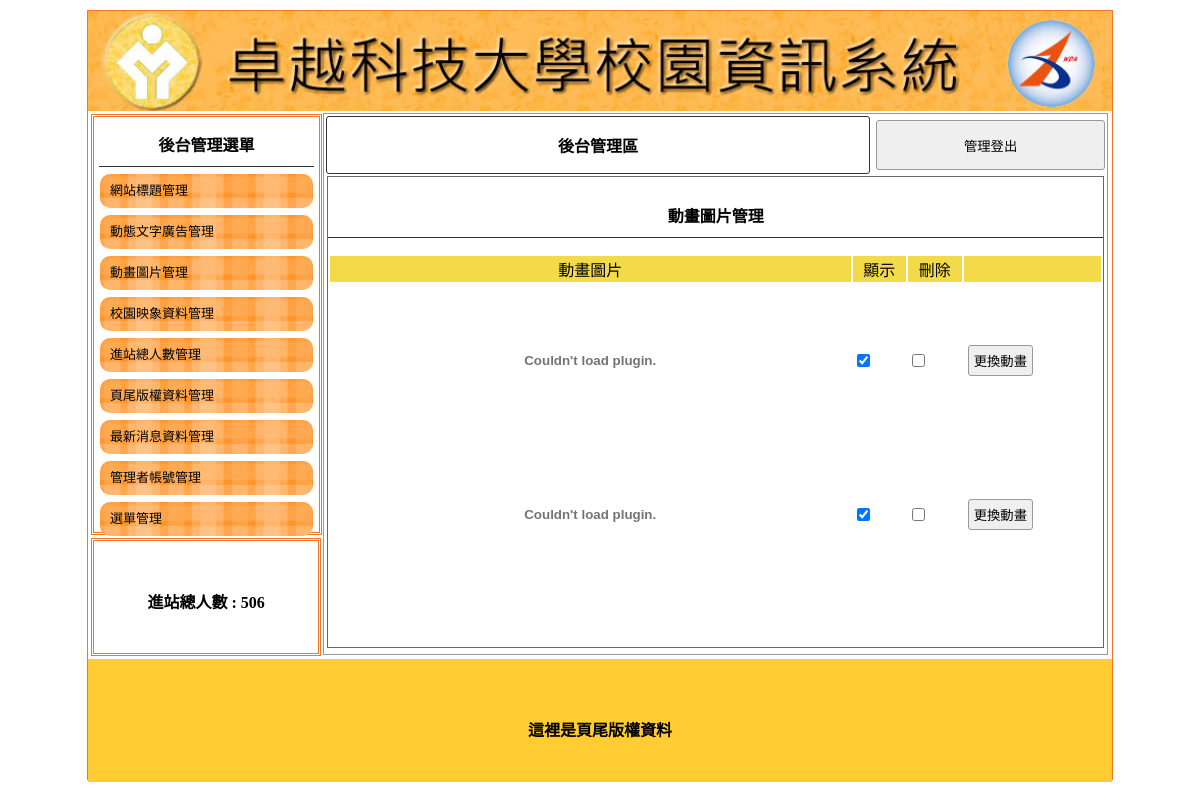
The app's page /admin.php?do=admin&redo=mvim with its own data.
### tables this page shows
CREATE TABLE `title_t3` (
  `id` int(10) UNSIGNED NOT NULL,
  `file` text NOT NULL,
  `text` text NOT NULL,
  `dpy` int(1) NOT NULL
);

CREATE TABLE `total_t7` (
  `once` int(11) NOT NULL
);

CREATE TABLE `mvim_t5` (
  `id` int(10) UNSIGNED NOT NULL,
  `file` text NOT NULL,
  `dpy` int(1) NOT NULL
);

CREATE TABLE `footer_t8` (
  `once` text NOT NULL
);

### sql.php (called while the page is built, shortened)
<?php
$dblink=new PDO("mysql:host=localhost;dbname=php_q1;charset=utf8","root","");
function select($table,$sql){
    global $dblink;
    if($sql) return $dblink->query("select * from ".$table." where ".$sql)->fetchAll();
    else return $dblink->query("select * from ".$table)->fetchAll();
}
?>
<?php
$result=select("title_t3","dpy=1");
foreach($result as $row){
    $title_img="img/".$row["file"];
    $title_text=$row["text"];
}
$result=select("mvim_t5","dpy=1");
$result=select("total_t7",1);
if(empty($_SESSION['who'])) {
    $result=select("total_t7",1);
    foreach($result as $row){
        $total_num=$row["once"];
    }
}
$result=select("footer_t8",1);
foreach($result as $row){
    $bottom_text=$row["once"];
}
?>

### admin_mvim.php (the view, shortened to what this page needs)
<div style="width:99%; height:87%; margin:auto; overflow:auto; border:#666 1px solid;">
                                    <p class="t cent botli">動畫圖片管理</p>
        <form method="post" action="api.php?do=mvim">
    <table width="100%">
    	<tbody><tr class="yel">
        	<td width="68%">動畫圖片</td><td width="7%">顯示</td><td width="7%">刪除</td><td></td>
                    </tr>
    </tbody>
<?php
$result=select("mvim_t5",0);
foreach($result as $row){
?>
    <tr>
        <td class="cent"><embed src="img/<?=$row['file']?>" width=50%></td>
        <td>
            <input type=checkbox value=1 name=dpy[<?=$row['id']?>] <?=($row["dpy"])?"checked":""?>>
        </td>
        <td><input type=checkbox value=<?=$row['id']?> name=del[]></td>
        <td><input type="button" onclick="op(&#39;#cover&#39;,&#39;#cvr&#39;,&#39;view.php?do=mdy_mvim&id=<?=$row['id']?>&#39;)" value="更換動畫"></td>
    </tr>
<?php
}
?>
    </table>
        </form>
</div>

### admin.php (shortened to what this page needs)
<?php
include "sql.php";
$content_zone="admin_title";
if(!empty($_GET['redo'])) $content_zone=$_GET['do']."_".$_GET['redo'];
?>
<!DOCTYPE html PUBLIC "-//W3C//DTD XHTML 1.0 Transitional//EN" "http://www.w3.org/TR/xhtml1/DTD/xhtml1-transitional.dtd">
<html xmlns="http://www.w3.org/1999/xhtml"><head><meta http-equiv="Content-Type" content="text/html; charset=UTF-8">
<link href="./Management page_files/css.css" rel="stylesheet" type="text/css">
</head>
<body>
	<div id="main">
    	<a title="<?=$title_text?>" href="?"><div class="ti" style="background:url(&#39;<?=$title_img?>&#39;); background-size:cover;"></div></a>
        	<div id="ms">
             	<div id="lf" style="float:left;">
            		<div id="menuput" class="dbor">
                    	                    		<span class="t botli">後台管理選單</span>
                			                            <a style="color:#000; font-size:13px; text-decoration:none;" href="admin.php">
                            	<div class="mainmu">
                    			網站標題管理                    			</div>
                            </a>
							                            <a style="color:#000; font-size:13px; text-decoration:none;" href="?do=admin&redo=ad">
                            	<div class="mainmu">
                    			動態文字廣告管理                    			</div>
                            </a>
							                            <a style="color:#000; font-size:13px; text-decoration:none;" href="?do=admin&redo=mvim">
                            	<div class="mainmu">
                    			動畫圖片管理                    			</div>
                            </a>
							                            <a style="color:#000; font-size:13px; text-decoration:none;" href="?do=admin&redo=image">
                            	<div class="mainmu">
                    			校園映象資料管理                    			</div>
                            </a>
										    <a style="color:#000; font-size:13px; text-decoration:none;" href="?do=admin&redo=total">
                            	<div class="mainmu">
                    			進站總人數管理                    			</div>
                            </a>
							                            <a style="color:#000; font-size:13px; text-decoration:none;" href="?do=admin&redo=bottom">
                            	<div class="mainmu">
                    			頁尾版權資料管理                    			</div>
                            </a>
							                            <a style="color:#000; font-size:13px; text-decoration:none;" href="?do=admin&redo=news">
                            	<div class="mainmu">
                    			最新消息資料管理                    			</div>
                            </a>
							                            <a style="color:#000; font-size:13px; text-decoration:none;" href="?do=admin&redo=admin">
                            	<div class="mainmu">
                    			管理者帳號管理                    			</div>
                            </a>
										    <a style="color:#000; font-size:13px; text-decoration:none;" href="?do=admin&redo=menu">
                            	<div class="mainmu">
                    			選單管理                    			</div>
                            </a>
							                    </div>
                    <div class="dbor" style="margin:3px; width:95%; height:20%; line-height:100px;">
                    	<span class="t">進站總人數 :
                        	<?=$total_num?>                        </span>
                    </div>
        		</div>
                <div class="di" style="height:540px; border:#999 1px solid; width:76.5%; margin:2px 0px 0px 0px; float:left; position:relative; left:20px;">
                                                    <table width="100%">
                                	<tbody><tr>
                                    	<td style="width:70%;font-weight:800; border:#333 1px solid; border-radius:3px;" class="cent"><a href="?do=admin" style="color:#000; text-decoration:none;">後台管理區</a></td><td><button onclick="document.cookie=&#39;user=&#39;;location.replace(&#39;api.php?do=logout&#39;)" style="width:99%; margin-right:2px; height:50px;">管理登出</button></td>
                                    </tr>
                                </tbody></table>
                                <?php include $content_zone.".php" ?>
                                                </div>
                             </div>
            	<div style="width:1024px; left:0px; position:relative; background:#FC3; margin-top:4px; height:123px; display:block;">
				<span class="t" style="line-height:123px;"><?=$bottom_text?></span>
                </div>
    </div>
</body></html>

### Management page_files/css.css (style rules this page uses)
body { padding:0px; margin:0px; }
#main { width:1024px; height:768px; margin:10px auto 10px auto; border:#EE7728 1px solid; position:relative; }
.ti { width:100%; height:100px; position:relative; background-size:cover; background-repeat:no-repeat; }
.dbor { border:#EE7728 double 3px; margin:1px; padding:2px 10px 2px 10px; }
.t { font-weight:800; display:block; text-align:center; padding:10px 1px 10px 1px; }
.botli { border-bottom:#333 1px solid; }
.mainmu { position:relative; border-radius:10px; background:url(icon/menu.fw.png) center no-repeat; background-size:cover; line-height:30px; padding:2px 10px 2px 10px; margin:7px 1px 7px 1px; }
#lf { height:540px; width:21%; display:inline-block; }
#menuput { width:100%; height:75%; position:relative; padding:5px; display:block; margin: 3px; }
.di { display:inline-block; }
.cent { text-align:center; }
input,button { border:#999 1px solid; border-radius:3px; background:#EFEFEF; padding:5px; margin:3px; }
.yel td { background:#F3DA49; text-align:center; }

### records on screen
title_t3: file (picture)
total_t7: once "506"
mvim_t5: dpy "☑"
mvim_t5: dpy "☑"
footer_t8: once "這裡是頁尾版權資料"
